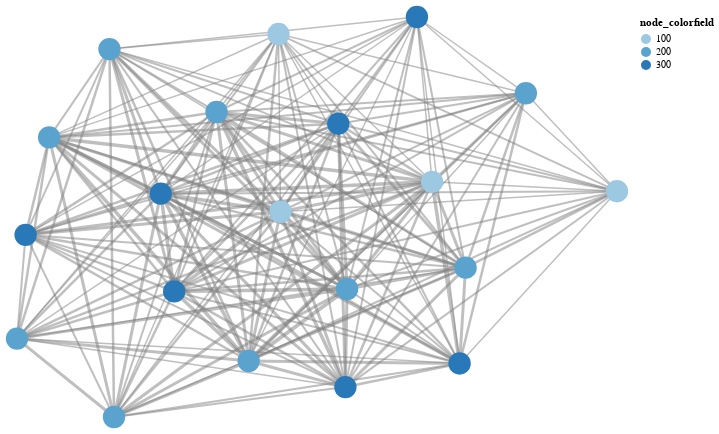

Here is the notebook cell this chart was saved with:
### Code cell
VegaGraphs.graphplot(df,tooltip=true,node_label=false,node_colorfield=rand([100,200,300],20))
# VegaGraphs.graphplot(df,tooltip=true,node_label=false)

### Figure 1 — Vega-Lite specification as saved in the notebook (floating-point values rounded to 4 significant figures; data arrays with more than 128 entries replaced by an {"elided": "..."} marker saying what was removed)
{"layer": [{"data": {"values": {"elided": "356 records"}}, "encoding": {"detail": {"field": "pairs", "type": "ordinal"}, "size": {"field": "ew", "legend": null, "type": "quantitative"}, "x": {"axis": null, "field": "edges_x", "type": "quantitative"}, "y": {"axis": null, "field": "edges_y", "type": "quantitative"}}, "height": 400, "mark": {"clip": false, "color": "gray", "opacity": 0.5, "size": 0.8, "type": "line"}, "width": 600}, {"data": {"values": [{"keywords": "x1", "node_colorfield": 100, "node_x": 0.3835, "node_y": 0.1759}, {"keywords": "x2", "node_colorfield": 200, "node_x": -0.6918, "node_y": 0.8397}, {"keywords": "x3", "node_colorfield": 200, "node_x": -1, "node_y": -0.608}, {"keywords": "x4", "node_colorfield": 100, "node_x": -0.1285, "node_y": 0.9148}, {"keywords": "x5", "node_colorfield": 200, "node_x": -0.3349, "node_y": 0.5251}, {"keywords": "x6", "node_colorfield": 300, "node_x": -0.5208, "node_y": 0.1167}, {"keywords": "x7", "node_colorfield": 100, "node_x": 1, "node_y": 0.129}, {"keywords": "x8", "node_colorfield": 200, "node_x": 0.1002, "node_y": -0.36}, {"keywords": "x9", "node_colorfield": 200, "node_x": -0.8928, "node_y": 0.398}, {"keywords": "x10", "node_colorfield": 200, "node_x": -0.2278, "node_y": -0.72}, {"keywords": "x11", "node_colorfield": 200, "node_x": -0.6765, "node_y": -1}, {"keywords": "x12", "node_colorfield": 300, "node_x": 0.3331, "node_y": 1}, {"keywords": "x13", "node_colorfield": 200, "node_x": 0.6963, "node_y": 0.6186}, {"keywords": "x14", "node_colorfield": 300, "node_x": -0.476, "node_y": -0.3722}, {"keywords": "x15", "node_colorfield": 300, "node_x": 0.071, "node_y": 0.4665}, {"keywords": "x16", "node_colorfield": 100, "node_x": -0.1216, "node_y": 0.02622}, {"keywords": "x17", "node_colorfield": 300, "node_x": 0.4753, "node_y": -0.7323}, {"keywords": "x18", "node_colorfield": 300, "node_x": 0.0946, "node_y": -0.8505}, {"keywords": "x19", "node_colorfield": 300, "node_x": -0.9714, "node_y": -0.08925}, {"keywords": "x20", "node_colorfield": 200, "node_x": 0.4952, "node_y": -0.2534}]}, "layer": [{"encoding": {"color": {"field": "node_colorfield", "scale": {"scheme": "blues"}, "type": "nominal"}, "tooltip": [{"field": "keywords", "type": "nominal"}], "x": {"axis": null, "field": "node_x", "type": "quantitative"}, "y": {"axis": null, "field": "node_y", "type": "quantitative"}}, "height": 400, "mark": {"clip": false, "color": "#9ecae9", "opacity": 1, "size": 500, "type": "circle"}, "selection": {"grid": {"bind": "scales", "type": "interval"}}, "width": 600}]}], "view": {"stroke": null}}
